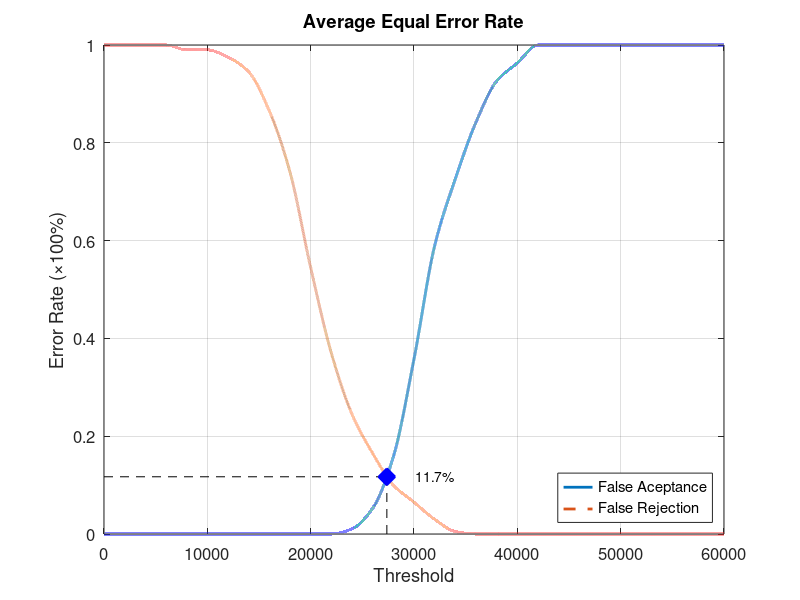
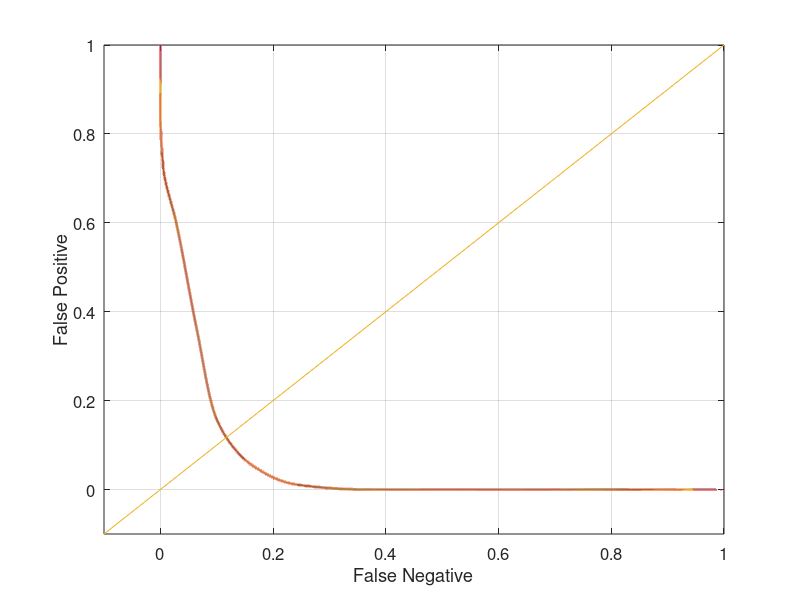

Write the MATLAB code that produced these figures, in order.
function yEER = Database5_1
close all;
clear;
clc;
x = 0:2000:60000;
xq = 0:0.5:60000;

y0 = [0 0 0 0 0 0 0 0 0 0 0 0 0.0105263 0.0526316 0.157895 0.357895 0.589474 0.726316 0.842105 0.926316 0.963158 1 1 1 1 1 1 1 1 1 1];
yy0 = interp1(x, y0, xq, 'pchip');
y1 = [1 1 1 1 0.99 0.99 0.975 0.945 0.865 0.74 0.545 0.37 0.245 0.165 0.1 0.065 0.03 0.005 0 0 0 0 0 0 0 0 0 0 0 0 0];
yy1 = interp1(x, y1, xq, 'pchip');

% Calculating EER: 
y2 = abs(y0 - y1);
find(y2 == min(y2))
yy2 = abs(yy0 - yy1);
xEER = find(yy2 == min(yy2));
xEERIndex = xq(xEER) % X-axis EER
yEER = yy0(xEER) % Y-axis EER

main = figure
plot(xq, yy0,'-','LineWidth', 2);	hold on
plot(xq, yy1,'--','LineWidth', 2);	hold on
plot([xEERIndex xEERIndex], [0 yEER], 'k--');	hold on
plot([0 xEERIndex], [yEER yEER], 'k--');	hold on
plot(xEERIndex, yEER, 'bx', 'LineWidth', 10);	hold on
text(xEERIndex + 10 * xEERIndex / 100, yEER, [num2str(round((10000 * yEER)) / 100) '%'])
legend('False Aceptance', 'False Rejection', 'Location', 'SouthEast')
xlabel('Threshold')
ylabel('Error Rate (\times100%)')
title('Average Equal Error Rate')
set(gca, 'FontSize', 12)
axis([0 60000 0 1])
grid on

print(main, 'Database5_1Main', '-dpng');
FNRxFPR = figure('Color', [1 1 1]);
plot(yy1, yy0, '-', yy1, yy0, 'LineWidth', 2);
hold on
y = -0.1:0.1:1
plot(y, y); 
set(gca, 'FontSize', 12)
xlabel('False Negative')
ylabel('False Positive')
axis([-0.1 1 -0.1 1])
set(gca, 'FontSize', 12)
grid on

print(FNRxFPR, 'Database5_1FNRxFPR','-dpng');
end
